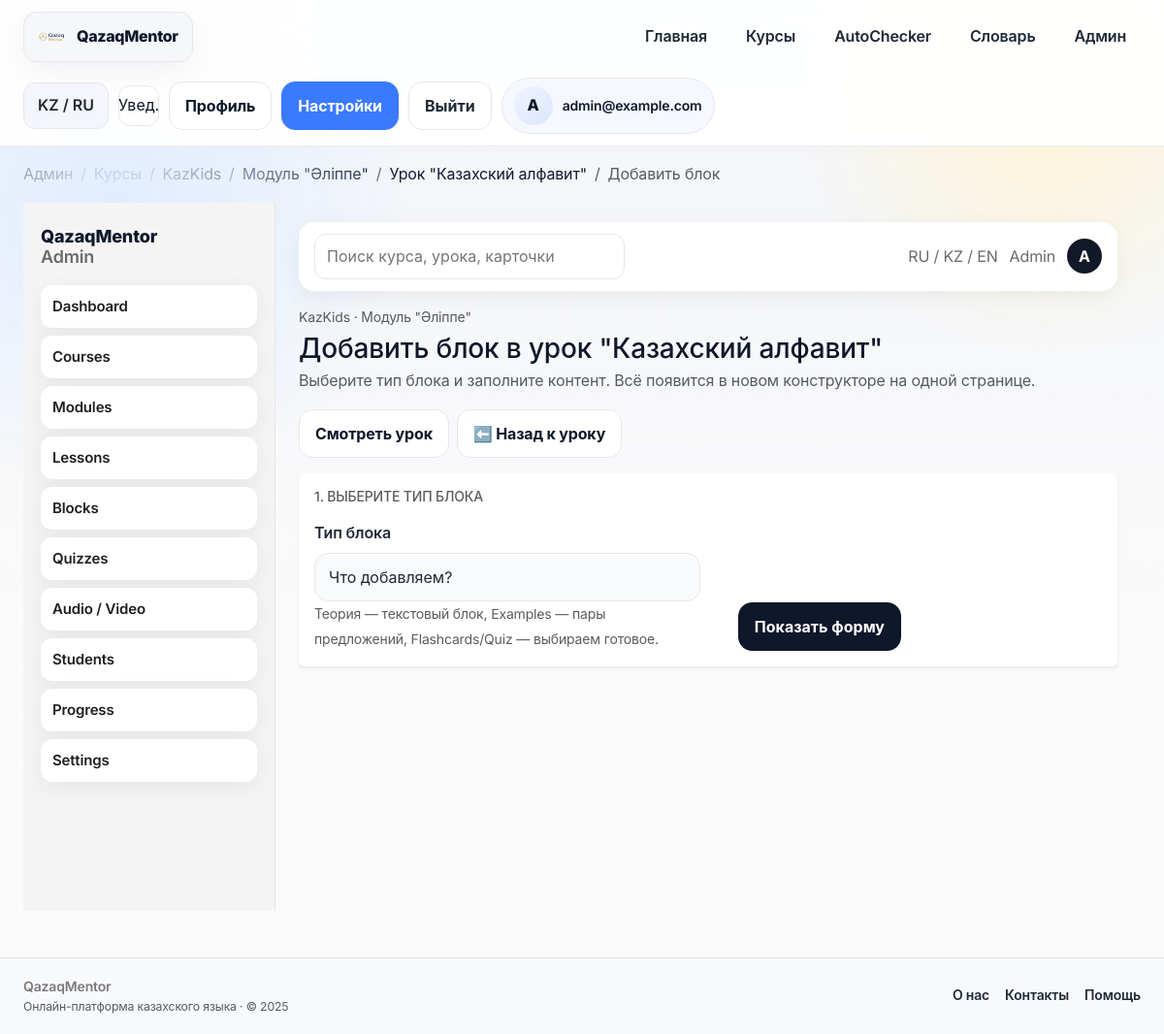
Page /admin/lesson/1/blocks/add (signed in) on the committed database.
### app/models/__init__.py (models this page shows, shortened)
class User(Base):
    __tablename__ = "users"
    __allow_unmapped__ = True
    id = Column(Integer, primary_key=True, index=True)
    email = Column(String, unique=True, index=True, nullable=False)
    hashed_password = Column(String, nullable=False)
    age = Column(Integer, nullable=False)
    target = Column(String, nullable=False)  # school / general / business
    daily_minutes = Column(Integer, nullable=False, default=10)
    level = Column(String, nullable=True)
    role = Column(String, nullable=False, default="user")
    created_at = Column(DateTime, server_default=func.now(), nullable=False)
    placements: List["PlacementTestResult"] = relationship(
        "PlacementTestResult", back_populates="user", cascade="all, delete-orphan"
    )
    progresses: List["UserProgress"] = relationship(
        "UserProgress", back_populates="user", cascade="all, delete-orphan"
    )

class Course(Base):
    __tablename__ = "courses"
    __allow_unmapped__ = True
    id = Column(Integer, primary_key=True, index=True)
    slug = Column(String, unique=True, nullable=False)
    name = Column(String, nullable=False)
    description = Column(Text, nullable=False)
    audience = Column(String, nullable=False)  # kids / adult / gov
    modules: List["Module"] = relationship(
        "Module", back_populates="course", cascade="all, delete-orphan", order_by="Module.order"
    )

class Module(Base):
    __tablename__ = "modules"
    __allow_unmapped__ = True
    id = Column(Integer, primary_key=True, index=True)
    course_id = Column(Integer, ForeignKey("courses.id"), nullable=False)
    name = Column(String, nullable=False)
    order = Column(Integer, nullable=False, default=1)
    description = Column(Text, nullable=True)
    course: "Course" = relationship("Course", back_populates="modules")
    lessons: List["Lesson"] = relationship(
        "Lesson", back_populates="module", cascade="all, delete-orphan", order_by="Lesson.order"
    )

class Lesson(Base):
    __tablename__ = "lessons"
    __allow_unmapped__ = True
    id = Column(Integer, primary_key=True, index=True)
    module_id = Column(Integer, ForeignKey("modules.id"), nullable=False)
    title = Column(String, nullable=False)
    description = Column(Text, nullable=True)
    lesson_type = Column(String, nullable=True)
    estimated_time = Column(Integer, nullable=True)
    difficulty = Column(String, nullable=True)
    age_group = Column(String, nullable=True)  # kids / adult / gov
    order = Column(Integer, nullable=False, default=1)
    module: "Module" = relationship("Module", back_populates="lessons")
    blocks: List["LessonBlock"] = relationship(
        "LessonBlock", back_populates="lesson", cascade="all, delete-orphan", order_by="LessonBlock.order"
    )
    flashcards: List["Flashcard"] = relationship(
        "Flashcard", back_populates="lesson", cascade="all, delete-orphan"
    )
    quizzes: List["Quiz"] = relationship(
        "Quiz", back_populates="lesson", cascade="all, delete-orphan"
    )

### app/routers/admin.py (the view)
@router.get("/lesson/{lesson_id}/blocks/add")
async def admin_add_block_form(
    lesson_id: int,
    request: Request,
    block_type: Optional[str] = Query(None),
    db: Session = Depends(get_db),
):
    lesson = (
        db.query(models.Lesson)
        .options(
            selectinload(models.Lesson.blocks),
            selectinload(models.Lesson.flashcards),
            selectinload(models.Lesson.quizzes),
            selectinload(models.Lesson.module).selectinload(models.Module.course),
        )
        .filter(models.Lesson.id == lesson_id)
        .first()
    )
    if not lesson:
        raise HTTPException(status_code=404, detail="Lesson not found")
    selected_type = block_type if block_type in BLOCK_TYPES else None
    suggested_order = len(lesson.blocks) + 1
    breadcrumbs = _breadcrumbs_for_lesson(lesson) + [{"label": "Добавить блок"}]
    return render_template(
        request,
        "admin/add_block.html",
        {
            "lesson": lesson,
            "selected_type": selected_type,
            "block_types": BLOCK_TYPES,
            "suggested_order": suggested_order,
            "breadcrumbs": breadcrumbs,
        },
    )

### app/templates/admin/add_block.html (shortened to what this page needs)
{% extends "admin/admin_base.html" %}
{% block admin_content %}
<div class="d-flex justify-content-between align-items-start flex-wrap gap-3 mb-3">
    <div>
        <div class="text-muted small mb-1">
            {{ lesson.module.course.name if lesson.module and lesson.module.course else "Курс" }} · Модуль "{{ lesson.module.name if lesson.module else '' }}"
        </div>
        <h3 class="mb-1">Добавить блок в урок "{{ lesson.title }}"</h3>
        <p class="text-muted mb-0">Выберите тип блока и заполните контент. Всё появится в новом конструкторе на одной странице.</p>
    </div>
    <div class="d-flex gap-2 flex-wrap">
        <a class="btn btn-outline-dark" href="/lesson/{{ lesson.id }}">Смотреть урок</a>
        <a class="btn btn-outline-secondary" href="/admin/lesson/{{ lesson.id }}">⬅️ Назад к уроку</a>
    </div>
</div>
<div class="card shadow-sm border-0 mb-3">
    <div class="card-body">
        <h6 class="text-muted text-uppercase small mb-3">1. Выберите тип блока</h6>
        <form method="get" class="row g-3 align-items-end">
            <div class="col-md-6">
                <label class="form-label">Тип блока</label>
                <select name="block_type" class="form-select" required>
                    <option value="" disabled {% if not selected_type %}selected{% endif %}>Что добавляем?</option>
                </select>
                <small class="text-muted">Теория — текстовый блок, Examples — пары предложений, Flashcards/Quiz — выбираем готовое.</small>
            </div>
            <div class="col-md-3 text-end">
                <button class="btn btn-dark mt-md-4" type="submit">Показать форму</button>
            </div>
        </form>
    </div>
</div>
{% endblock %}

### app/templates/admin/admin_base.html
{% extends "base.html" %}
{% block content %}
<link rel="stylesheet" href="{{ url_for('static', path='css/admin.css') }}?v=1">
<div class="admin-layout">
    <aside class="admin-sidebar">
        <div class="admin-sidebar__brand">QazaqMentor<br><span>Admin</span></div>
        <nav class="admin-nav">
            <a href="/admin" class="admin-nav__item">Dashboard</a>
            <a href="/admin/courses" class="admin-nav__item">Courses</a>
            <a href="/admin/modules" class="admin-nav__item">Modules</a>
            <a href="/admin/lessons" class="admin-nav__item">Lessons</a>
            <a href="/admin/blocks" class="admin-nav__item">Blocks</a>
            <a href="/admin/quizzes" class="admin-nav__item">Quizzes</a>
            <a href="/admin/media" class="admin-nav__item">Audio / Video</a>
            <a href="/admin/students" class="admin-nav__item">Students</a>
            <a href="/admin/progress" class="admin-nav__item">Progress</a>
            <a href="/admin/settings" class="admin-nav__item">Settings</a>
        </nav>
    </aside>
    <div class="admin-main">
        <div class="admin-topbar">
            <form class="admin-search" action="/admin/search" method="get">
                <input type="search" name="q" placeholder="Поиск курса, урока, карточки" />
            </form>
            <div class="admin-topbar__actions">
                <div class="admin-lang">RU / KZ / EN</div>
                <div class="admin-role">Admin</div>
                <div class="admin-profile">{{ (user.email if user else "A")[:1]|upper }}</div>
            </div>
        </div>
        <div class="admin-content">
            {% block admin_content %}{% endblock %}
        </div>
    </div>
</div>
{% endblock %}

### app/templates/base.html (shortened to what this page needs)
<!DOCTYPE html>
<html lang="kk">
<head>
    <link href="https://cdn.jsdelivr.net/npm/bootstrap@5.3.3/dist/css/bootstrap.min.css" rel="stylesheet">
    <link rel="stylesheet" href="{{ url_for('static', path='css/main.css') }}?v=qm2">
</head>
<body>
{% set current_user = request.state.user or (user if user is defined else None) %}
{% set current_path = request.url.path if request and request.url else '' %}
<header class="app-nav">
    <div class="page-shell nav-inner">
        <a href="/" class="brand-mark">
            <img src="{{ url_for('static', path='img/logo.png') }}" alt="QazaqMentor">
            <span>QazaqMentor</span>
        </a>
        <nav class="nav-links">
            <a class="nav-link {% if current_path == '/' %}active{% endif %}" href="/">Главная</a>
            <a class="nav-link {% if '/courses' in current_path %}active{% endif %}" href="/courses">Курсы</a>
            <a class="nav-link {% if '/autochecker' in current_path %}active{% endif %}" href="/autochecker">AutoChecker</a>
            <a class="nav-link {% if '/vocabulary' in current_path or '/dictionary' in current_path %}active{% endif %}" href="/vocabulary">Словарь</a>
            {% if current_user and current_user.is_admin %}
            <a class="nav-link" href="/admin">Админ</a>
            {% endif %}
        </nav>
        <div class="nav-actions">
            <button class="nav-chip" type="button">KZ / RU</button>
            <button class="icon-button" type="button" aria-label="Уведомления">Увед.</button>
            {% if current_user %}
                <a class="btn btn-outline-dark" href="/profile">Профиль</a>
                <a class="btn btn-primary" href="/settings">Настройки</a>
                <form action="/logout" method="post" class="m-0">
                    <button type="submit" class="btn btn-ghost">Выйти</button>
                </form>
                <div class="profile-chip">
                    <div class="avatar">{{ current_user.email[0]|upper }}</div>
                    <div class="fw-semibold small">{{ current_user.full_name or current_user.email }}</div>
                </div>
            {% else %}
                <a class="btn btn-outline-dark" href="/login">Войти</a>
                <a class="btn btn-primary" href="/signup">Регистрация</a>
            {% endif %}
        </div>
    </div>
</header>
{% if breadcrumbs %}
<div class="page-shell mt-3">
    {% include "admin/components/breadcrumbs.html" %}
</div>
{% endif %}
<main class="page-body">
    <div class="page-shell">
        {% block content %}{% endblock %}
    </div>
</main>
<footer class="footer-bar mt-5">
    <div class="page-shell d-flex align-items-center justify-content-between flex-wrap gap-3">
        <div>
            <div class="fw-semibold">QazaqMentor</div>
            <div class="small text-muted">Онлайн-платформа казахского языка · © 2025</div>
        </div>
        <div class="d-flex align-items-center gap-3">
            <a href="#">О нас</a>
            <a href="#">Контакты</a>
            <a href="#">Помощь</a>
        </div>
    </div>
</footer>
</body>
</html>

### app/templates/admin/components/breadcrumbs.html
<nav aria-label="breadcrumb" class="mb-3">
    <ol class="breadcrumb small mb-0">
        {% for crumb in breadcrumbs %}
            {% if crumb.url and not loop.last %}
                <li class="breadcrumb-item"><a href="{{ crumb.url }}">{{ crumb.label }}</a></li>
            {% else %}
                <li class="breadcrumb-item active" aria-current="page">{{ crumb.label }}</li>
            {% endif %}
        {% endfor %}
    </ol>
</nav>

### app/static/css/main.css (style rules this page uses)
:root { --bg: #f7f8fa; --surface: #ffffff; --surface-2: #f0f4ff; --ink: #0f172a; --ink-soft: #1f2937; --muted: #7a7a7a; --border: #e5e7eb; --accent: #3a7afe; --accent-2: #f9d65c; --accent-green: #16b574; --accent-red: #ef4444; --accent-amber: #f59e0b; --radius-lg: 18px; --radius-md: 14px; --radius-sm: 10px; --shadow-soft: 0 24px 80px rgba(17, 24, 39, 0.08); --shadow-sm: 0 10px 30px rgba(15, 23, 42, 0.05); --shadow-press: 0 8px 18px rgba(58, 122, 254, 0.28); --gradient-hero: linear-gradient(135deg, #e9f0ff 0%, #fff 58%, #f9d65c22 100%); --gradient-card: linear-gradient(145deg, #f9fbff 0%, #eef2ff 100%); }
* { box-sizing: border-box; }
body { background: var(--bg); color: var(--ink); font-family: "Inter", "Manrope", "SF Pro Display", -apple-system, system-ui, sans-serif; line-height: 1.6; letter-spacing: -0.01em; min-height: 100vh; }
a { color: inherit; text-decoration: none; }
img { max-width: 100%; display: block; }
.container, .page-shell { max-width: 1220px; margin: 0 auto; padding: 0 24px; }
main, header, footer { position: relative; z-index: 1; }
.app-nav { position: sticky; top: 0; z-index: 100; background: rgba(255, 255, 255, 0.92); backdrop-filter: blur(18px); border-bottom: 1px solid rgba(229, 231, 235, 0.8); padding: 12px 0; }
.nav-inner { display: flex; align-items: center; justify-content: space-between; gap: 16px; flex-wrap: wrap; }
.brand-mark { display: inline-flex; align-items: center; gap: 10px; padding: 10px 14px; border-radius: var(--radius-md); background: #f5f7fb; border: 1px solid var(--border); box-shadow: var(--shadow-sm); font-weight: 800; letter-spacing: -0.02em; color: var(--ink); }
.brand-mark img { height: 30px; width: 30px; object-fit: contain; }
.nav-links { display: flex; align-items: center; gap: 10px; flex-wrap: wrap; }
.nav-link { padding: 10px 14px; border-radius: 12px; font-weight: 600; color: var(--ink-soft); border: 1px solid transparent; transition: all 0.18s ease; }
.nav-actions { display: flex; align-items: center; gap: 10px; }
.nav-chip, .btn-ghost, .brand-chip { padding: 10px 14px; border-radius: 12px; border: 1px solid var(--border); background: #f4f6fb; font-weight: 600; color: var(--ink-soft); transition: all 0.16s ease; }
.icon-button { width: 42px; height: 42px; display: inline-flex; align-items: center; justify-content: center; border-radius: 12px; border: 1px solid var(--border); background: #fff; color: var(--ink); transition: all 0.16s ease; }
.avatar, .profile-pill { width: 40px; height: 40px; border-radius: 50%; background: linear-gradient(135deg, #f0f4ff, #dce6ff); display: inline-flex; align-items: center; justify-content: center; font-weight: 800; color: var(--ink); }
.profile-chip { display: inline-flex; align-items: center; gap: 10px; padding: 8px 12px; border-radius: 999px; background: #f6f8ff; border: 1px solid var(--border); }
.btn, .cta-primary, .cta-secondary, .auth-btn, .gray-btn, .placement-btn, .vocab-arrow, .vocab-arrow:focus-visible { border-radius: 14px; font-weight: 700; border: 1px solid transparent; transition: all 0.18s ease; box-shadow: none; }
.btn, .auth-btn, .gray-btn, .placement-btn { padding: 12px 16px; }
.btn-dark, .cta-primary, .auth-btn, .gray-btn.btn-primary { background: var(--ink); color: #fff; border-color: var(--ink); }
.btn-primary, .btn-outline-dark:active, .btn-outline-primary { background: var(--accent); color: #fff; border-color: var(--accent); }
.btn-outline-dark, .btn-outline-secondary, .btn-outline-primary, .btn-light, .btn-outline-light, .btn-outline-dark:focus { background: #fff; color: var(--ink); border: 1px solid var(--border); }
.btn-ghost { background: transparent; color: var(--ink-soft); border-color: var(--border); }
input[type="text"], input[type="email"], input[type="password"], input[type="number"], select, textarea, .form-control, .form-select, .auth-control { background: #f9fafb; border: 1px solid var(--border); border-radius: 14px; padding: 12px 14px; font-size: 16px; color: var(--ink-soft); transition: border-color 0.14s ease, box-shadow 0.14s ease; }
.form-label, label { font-weight: 600; color: var(--ink-soft); }
.footer-bar { background: #f7f9fd; border-top: 1px solid #e5e7eb; padding: 18px 0; font-size: 14px; color: var(--muted); }
.footer-bar a { color: var(--ink-soft); font-weight: 600; }

### rows in the picture
User: email "A", email "admin@example.com"
Course: label "KazKids", module.course "KazKids"
Module: module "Әліппе"
Lesson: title "Казахский алфавит"

### other values in the picture
{{ crumb.label }} "Админ" "Курсы" "Модуль \"Әліппе\"" "Урок \"Казахский алфавит\""
{{ crumb.label }} "Добавить блок"
